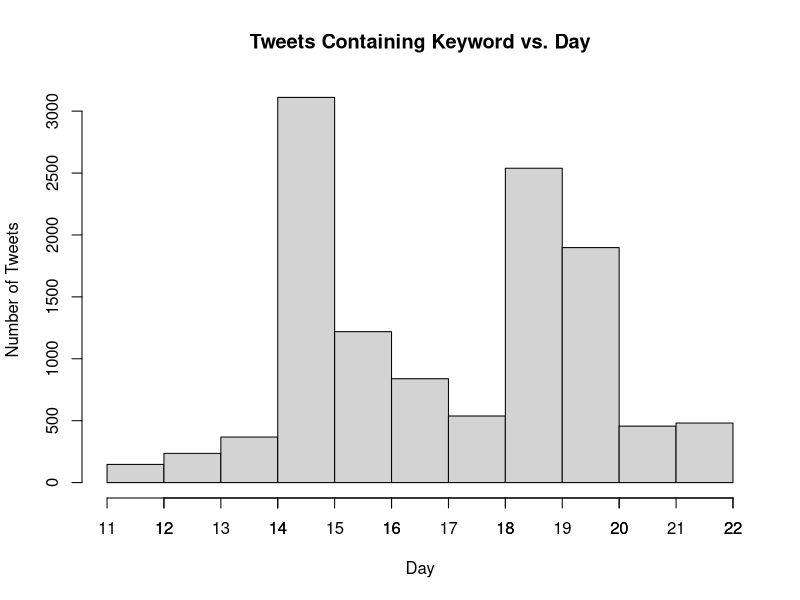

This chart was generated by the following R code:

tweets <- read.csv(file="tweets_per_day.csv", sep=",", head=TRUE)

hist(rep(tweets$day, tweets$number_tweets), breaks=11:22, main="Tweets Containing Keyword vs. Day", 
  xlab="Day", ylab="Number of Tweets")

axis(side=1, at=seq(11, 22, 1), labels=seq(11, 22, 1))


